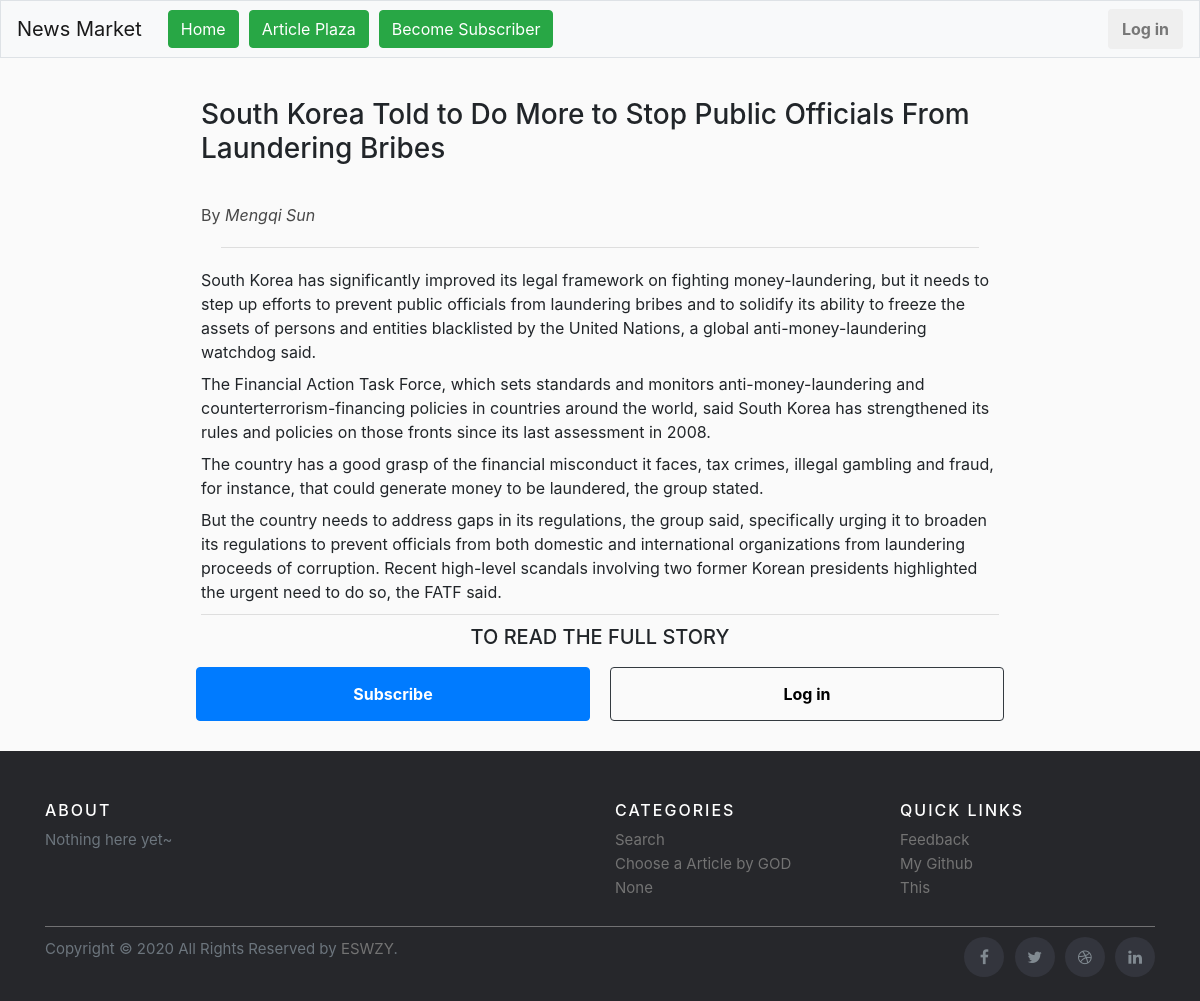
The app's page /articles/South Korea Told to Do More to Stop Public Officials From Laundering Bribes, older data.
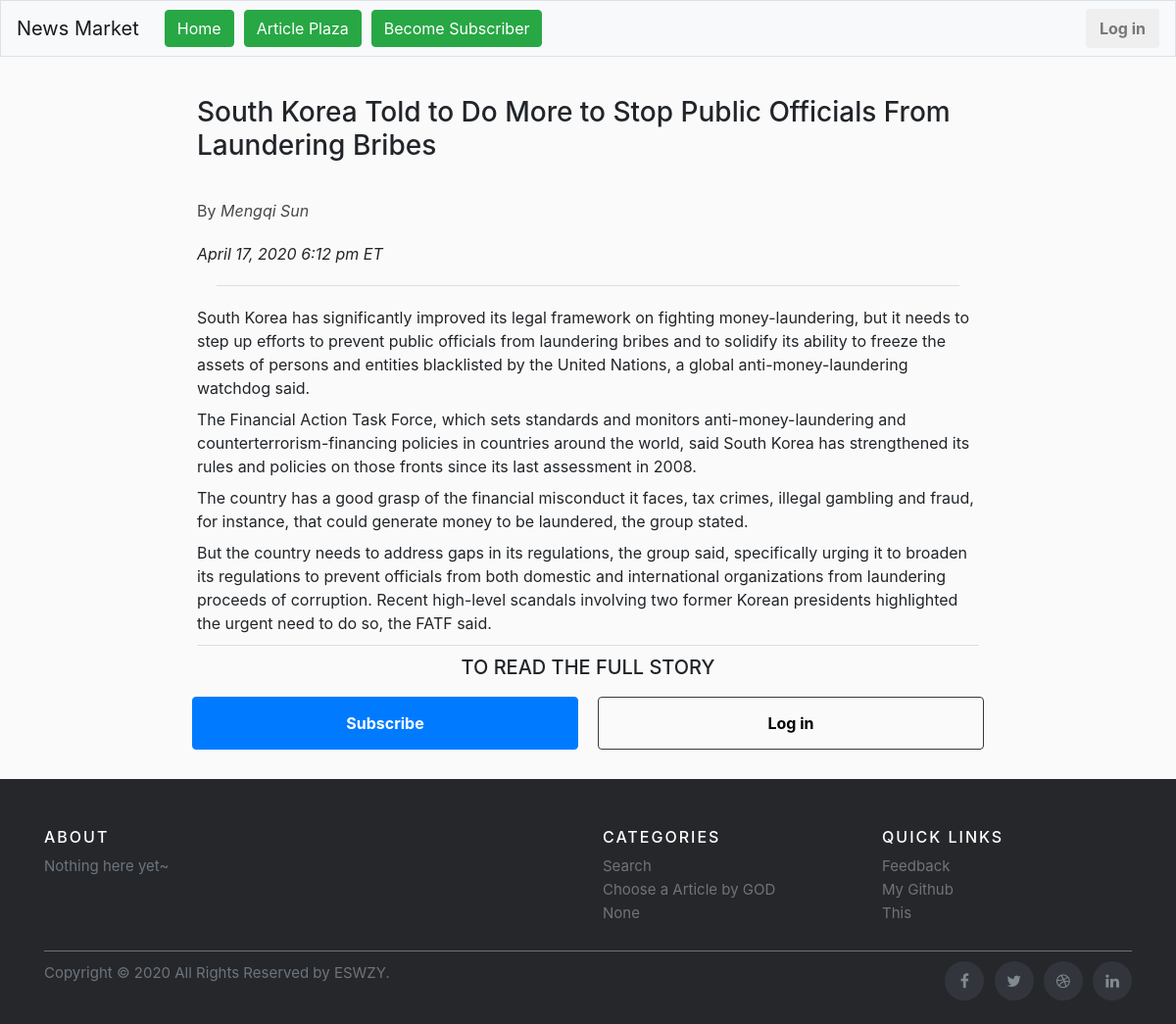
The same page, newer data.
### articles/models.py (models this page shows)
class Article(models.Model):
    objects = RandomManager()
    title = models.TextField(verbose_name='Title')
    author = models.CharField(max_length=64, verbose_name='Author', null=True)
    date = models.CharField(max_length=64, verbose_name='Publish date', null=True)
    brief = models.TextField(verbose_name='Brief', null=True)
    free_text = models.TextField(verbose_name='Free part', null=True)
    pay_text = models.TextField(verbose_name='Full part', null=True)

### articles/views.py (the view)
# urls.py: path("<title>", views.article, name="full_article"),
def article(request, title):
    title = title.replace('-', ' ')
    article = Article.objects.get(title=title)
    context = {
        "article": article
    }
    return render(request, "articles/article.html", context)

### articles/templates/articles/article.html
{% extends "base.html" %}
{% block body %}
<div class="article__content">
    <div class="article__header">
        <h3 class="article__title">
            {{ article.title }}
        </h3>
        {% if article.author %}
        <div class="article__author">
            By <i>{{ article.author }}</i>
        </div>
        {% endif %}
        {% if article.date %}
        <div class="article__date">
            <i>{{ article.date }}</i>
        </div>
        {% endif %}
        <hr style="margin: 20px">
    </div>
    <div class="article__body">
        {{ article.free_text|safe }}
    </div>
    {% if request.user.customer.sub %}
        <div class="alert alert-warning alert-dismissible fade show" role="alert">
            <h5>Congratulations!</h5>
            <hr style="">The paywall has been broken down!.
            <button type="button" class="close" data-dismiss="alert" aria-label="Close">
                <span aria-hidden="true">&times;</span>
            </button>
        </div>
        <div class="article__body">
            {{ article.pay_text|safe }}
        </div>
    {% else %}
    <hr>
    <div style="text-align: center;">
        <div style="">
            <h5 >TO READ THE FULL STORY</h5>
            {% if not request.user.is_authenticated %}
                <div class="row">
                    <div style="width: 50%; padding: 10px">
                        <button class="btn btn-primary btn-block" type="button">
                            <a class="nav-link" href="/" style="color: #ffffff"><b>Subscribe</b></a>
                        </button>
                    </div>
                    <div style="width: 50%; padding: 10px">
                        <button class="btn btn-outline-dark btn-block" type="button">
                            <a class="nav-link" href="/" style="color: #000000"><b>Log in</b></a>
                        </button>
                    </div>
                </div>
            {% else %}
                <div style="width: 100%; padding: 20px">
                    <button class="btn btn-primary btn-block" type="button">
                        <a class="nav-link" href="/" style="color: #ffffff"><b>Subscribe</b></a>
                    </button>
                </div>
            {% endif %}
        </div>
    </div>
    {% endif %}
</div>
{% endblock %}

### templates/base.html (shortened to what this page needs)
<!DOCTYPE html>
<html lang="en">
    <head>
        <link rel="stylesheet" href="https://maxcdn.bootstrapcdn.com/bootstrap/4.0.0/css/bootstrap.min.css">
        <link href="https://cdnjs.cloudflare.com/ajax/libs/font-awesome/4.7.0/css/font-awesome.min.css" rel="stylesheet">
        <link href="../static/footer.css" rel="stylesheet">
        <link rel="stylesheet" href="../static/app.css">
    </head>
    <body>
        <nav class="navbar navbar-expand-lg navbar-light bg-light border">
            <a class="navbar-brand" href="/">News Market</a>
            <div class="navbar-collapse collapse" id="navbarNavDropdown">
                <a class="navbar-item" href="/" style="padding-left: 10px">
                    <button class="btn btn-success" type="button">Home</button>
                </a>
                <a class="navbar-item" href="{% url 'articles:discovery' %}" style="padding-left: 10px">
                    <button class="btn btn-success" type="button">Article Plaza</button>
                </a>
                <a class="navbar-item" href="" style="padding-left: 10px">
                    <button class="btn btn-success" type="button">Become Subscriber</button>
                </a>
                {% if request.user.is_authenticated %}
                <ul class="navbar-nav ml-auto">
                    <li class="nav-item"><a class="nav-link" href="#" style="padding:1px">Hello! {{ request.user.username }}&nbsp</a>
                    </li>
                    <li class="nav-item"><a class="nav-link" href="{% url 'customers:logout' %}" style="padding:1px">&nbspLog out</a></li>
                </ul>
                {% else %}
            </div>
            <ul class="navbar-nav ml-auto">
                <button class="btn btn-outline" type="button"><a class="nav-link" href="/" style="padding:1px"><b>Log in</b></a>
                </button>
            </ul>
            {% endif %}
        </nav>
        <main class="container p-6" style="padding: 0; margin-bottom: 20px">
            {% block body %}
            {% endblock %}
        </main>
        <footer class="site-footer bd-footer text-muted ">
            <div class="container">
                <div class="row">
                    <div class="col-sm-12 col-md-6">
                        <h6>About</h6>
                        <p class="text-justify">Nothing here yet~</p>
                    </div>
                    <div class="col-xs-6 col-md-3">
                        <h6>Categories</h6>
                        <ul class="footer-links">
                            <li><a href="/">Search</a></li>
                            <li><a href="/search?lucky=True">Choose a Article by GOD</a></li>
                            <li><a href="/">None</a></li>
                        </ul>
                    </div>
                    <div class="col-xs-6 col-md-3">
                        <h6>Quick Links</h6>
                        <ul class="footer-links">
                            <li><a href="mailto:wzywzy@mail.dlut.edu.cn">Feedback</a></li>
                            <li><a href="https://github.com/ESWZY">My Github</a></li>
                            <li>
                                <a href="https://github.com/ESWZY/cs50web-project">This</a>
                                <iframe frameborder="0"
                                        height="20px" scrolling="0" src="https://ghbtns.com/github-btn.html?user=ESWZY&repo=cs50web-project&type=star&count=true" style="margin-left: 2px; margin-bottom:-5px;"
                                        width="91px">
                                </iframe>
                            </li>
                        </ul>
                    </div>
                </div>
                <hr>
            </div>
            <div class="container">
                <div class="row">
                    <div class="col-md-8 col-sm-6 col-xs-12">
                        <p class="copyright-text">Copyright &copy; 2020 All Rights Reserved by
                            <a href="https://github.com/ESWZY">ESWZY</a>.
                        </p>
                    </div>
                    <div class="col-md-4 col-sm-6 col-xs-12">
                        <ul class="social-icons">
                            <li><a class="facebook" href="#"><i class="fa fa-facebook"></i></a></li>
                            <li><a class="twitter" href="#"><i class="fa fa-twitter"></i></a></li>
                            <li><a class="dribbble" href="#"><i class="fa fa-dribbble"></i></a></li>
                            <li><a class="linkedin" href="#"><i class="fa fa-linkedin"></i></a></li>
                        </ul>
                    </div>
                </div>
            </div>
        </footer>
    </body>
</html>

### static/footer.css (style rules this page uses)
html { overflow-y: initial; }
.site-footer { background-color: #26272b; padding: 45px 0 20px; font-size: 15px; line-height: 24px; color: #737373; }
.site-footer hr { border-top-color: #bbb; opacity: 0.5 }
.site-footer h6 { color: #fff; font-size: 16px; text-transform: uppercase; margin-top: 5px; letter-spacing: 2px }
.site-footer a { color: #737373; }
.footer-links { padding-left: 0; list-style: none }
.footer-links li { display: block }
.footer-links a { color: #737373 }
.site-footer .social-icons { text-align: right }
.site-footer .social-icons a { width: 40px; height: 40px; line-height: 40px; margin-left: 6px; margin-right: 0; border-radius: 100%; background-color: #33353d }
.copyright-text { margin: 0 }
.social-icons { padding-left: 0; margin-bottom: 0; list-style: none }
.social-icons li { display: inline-block; margin-bottom: 4px }
.social-icons a { background-color: #eceeef; color: #818a91; font-size: 16px; display: inline-block; line-height: 44px; width: 44px; height: 44px; text-align: center; margin-right: 8px; border-radius: 100%; -webkit-transition: all .2s linear; -o-transition: all .2s linear; transition: all .2s linear }

### static/app.css (style rules this page uses)
hr { margin-top: 10px; margin-bottom: 10px; border-top: 1px solid #dedede }
.article__author { position: relative; padding-top: 30px; color: #484848; margin-bottom: 20px; }
p { margin-bottom: .5em; word-break: break-word; }
body { background-color: #fafafa; }
.article__content { padding-top: 40px; margin-left: 15%; margin-right: 15%; }

Row changes from the older to the newer data that the page shows:
changed Article "South Korea Told to Do More to Stop Public Officials From Laundering Bribes": date (not shown) → "April 17, 2020 6:12 pm ET"
